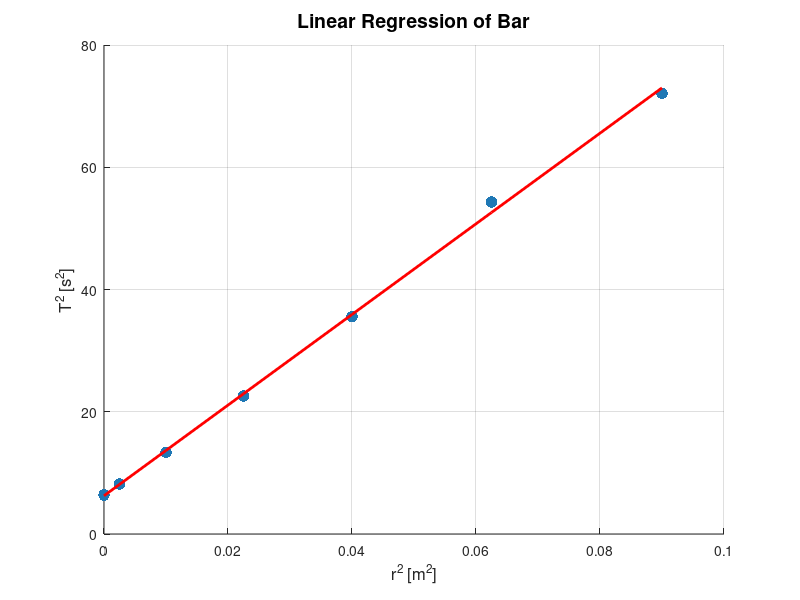

The MATLAB script that drew this image:
clear; clc; close all;

pret = [12.64, 14.32, 18.27, 23.76, 29.81, 36.85, 42.45] / 5;
pret = pret.^2
x = 0 : 0.05 : 0.30;
x = x.^2

p1 = polyfit(x, pret, 1);
slope1 = p1(1);
intercept1 = p1(2);

y_fit1 = polyval(p1, x);

y_mean1 = mean(pret);
SS_tot1 = sum((pret - y_mean1).^2);
SS_res1 = sum((pret - y_fit1).^2);
R_sq1 = 1 - (SS_res1 / SS_tot1);

% Plot the results (similar style to Python output)
figure('Position', [100, 100, 700, 500]); % Set figure size
scatter(x, pret, 70, 'filled', 'MarkerFaceColor', [0.12, 0.47, 0.71]); % 'C0' blue
hold on;
plot(x, y_fit1, 'r-', 'LineWidth', 2); % Use \newline for R^2 on new line
title('Linear Regression of Bar', 'FontSize', 14);
xlabel('r^2 [m^2]', 'FontSize', 12);
ylabel('T^2 [s^2]', 'FontSize', 12);
grid on;
hold off;
saveas(gcf, 'excersice_104_bar.png'); % Save the plot